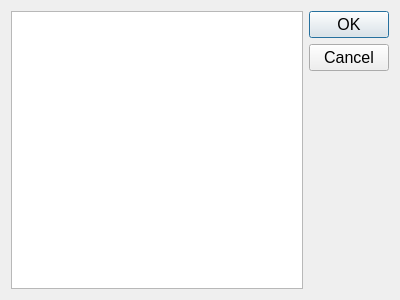
<?xml version="1.0" encoding="UTF-8"?>
<ui version="4.0">
 <class>NewClient</class>
 <widget class="QDialog" name="NewClient">
  <property name="geometry">
   <rect>
    <x>0</x>
    <y>0</y>
    <width>400</width>
    <height>300</height>
   </rect>
  </property>
  <property name="font">
   <font>
    <family>Segoe UI</family>
    <pointsize>12</pointsize>
   </font>
  </property>
  <property name="windowTitle">
   <string>New Client</string>
  </property>
  <layout class="QHBoxLayout" name="horizontalLayout">
   <item>
    <widget class="QTableWidget" name="tableWidget"/>
   </item>
   <item>
    <widget class="QDialogButtonBox" name="buttonBox">
     <property name="orientation">
      <enum>Qt::Vertical</enum>
     </property>
     <property name="standardButtons">
      <set>QDialogButtonBox::Cancel|QDialogButtonBox::Ok</set>
     </property>
    </widget>
   </item>
  </layout>
 </widget>
 <resources/>
 <connections>
  <connection>
   <sender>buttonBox</sender>
   <signal>accepted()</signal>
   <receiver>NewClient</receiver>
   <slot>accept()</slot>
   <hints>
    <hint type="sourcelabel">
     <x>248</x>
     <y>254</y>
    </hint>
    <hint type="destinationlabel">
     <x>157</x>
     <y>274</y>
    </hint>
   </hints>
  </connection>
  <connection>
   <sender>buttonBox</sender>
   <signal>rejected()</signal>
   <receiver>NewClient</receiver>
   <slot>reject()</slot>
   <hints>
    <hint type="sourcelabel">
     <x>316</x>
     <y>260</y>
    </hint>
    <hint type="destinationlabel">
     <x>286</x>
     <y>274</y>
    </hint>
   </hints>
  </connection>
 </connections>
</ui>
